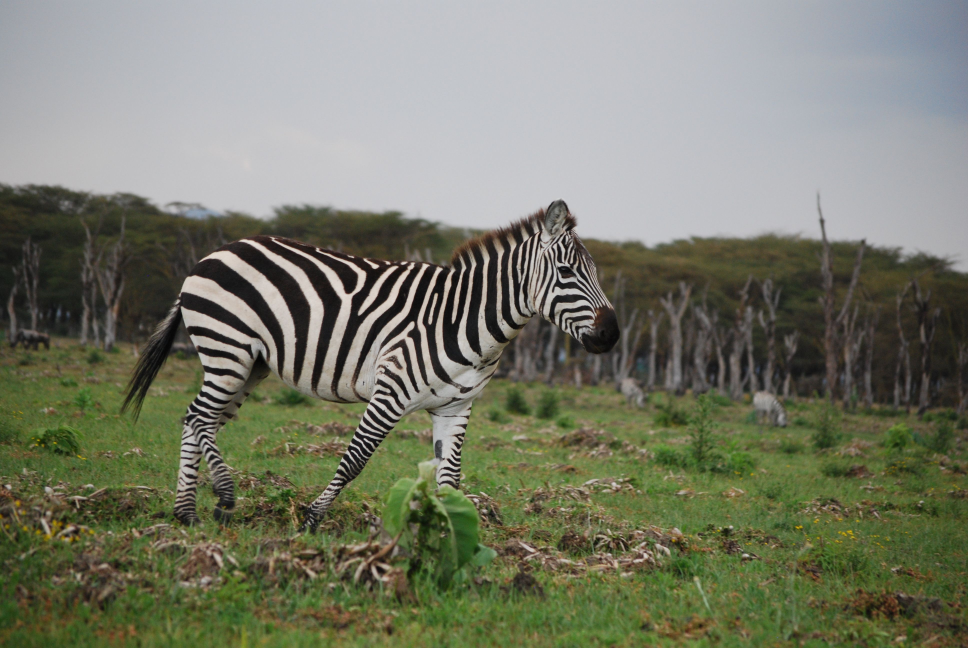
#> input picture analyzer_image/p2.jpg, 3872 x 2592 px (shown at 1/4 size)
$ python oops.py
#> lines starting #> are read from the running program, lines starting #| are printed output that depends on the picture
from pathlib import Path
from PIL import Image

BASE_DIR = Path(__file__).parent

class ImageAnalyzer:

    def __init__(self, path):
#> called with path = 'p2.jpg'
        self.__path = BASE_DIR / path
        self.__image = Image.open(self.__path)
#> in resize, `new_image = self.__image.resize((300, 300))`:
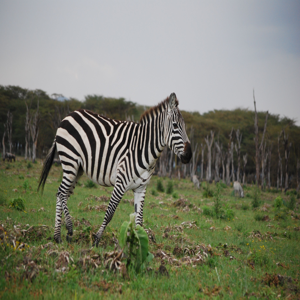
#> new_image: PIL image 300x300 RGB; mean R, G, B 120.4, 123.2, 106.2

    def get_path(self):
        return self.__path

    def set_path(self, new_path):
#> called with new_path = 'test_image/p1.jpg'
        self.__path = BASE_DIR / new_path
        self.__image = Image.open(self.__path)
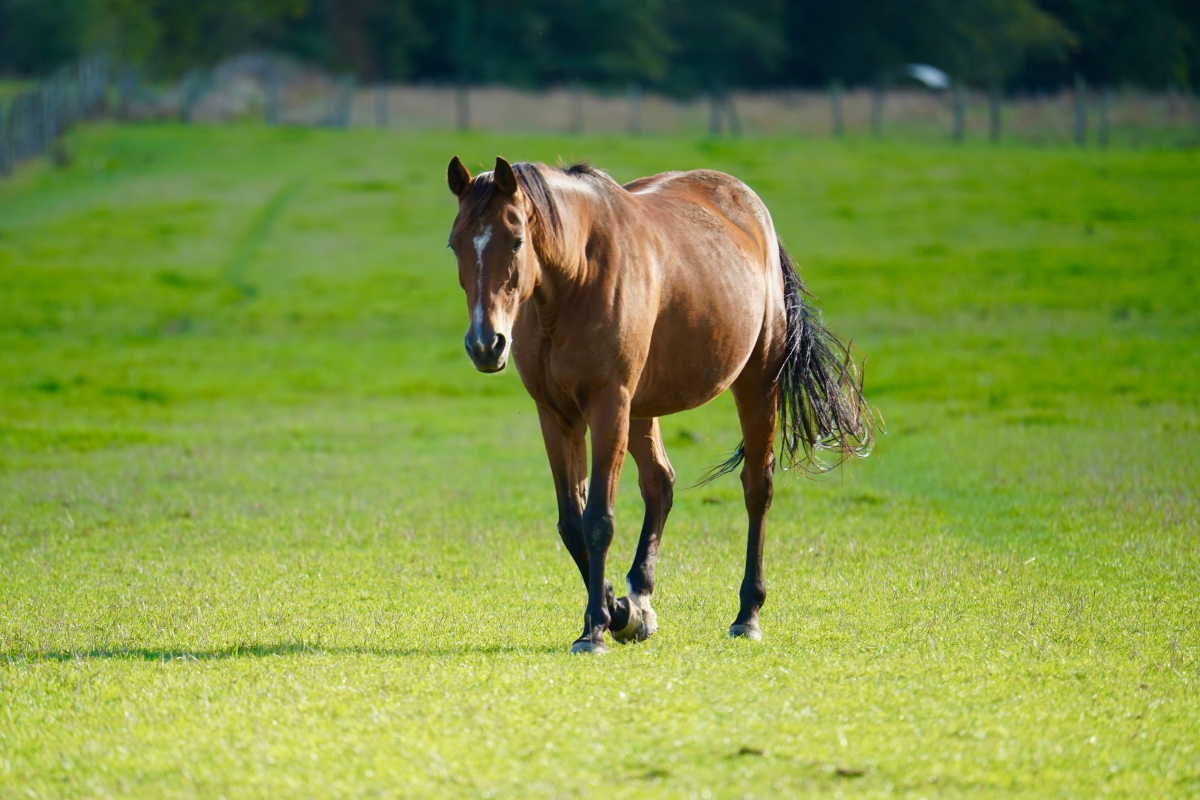
#> input picture analyzer_image/test_image/p1.jpg, 6000 x 4000 px (shown at 1/5 size)

    def details(self):
        print("Width :", self.__image.width)
        print("Height :", self.__image.height)
        print("Format :", self.__image.format)

    def resize(self):
        new_image = self.__image.resize((300, 300))
        new_image.save("p6.jpg")
        print("Image Resized")


img = ImageAnalyzer("p2.jpg")

print("Image Path :", img.get_path())
img.details()

img.resize()

print("\nChanging Image...\n")

img.set_path("test_image/p1.jpg")
img.details()
